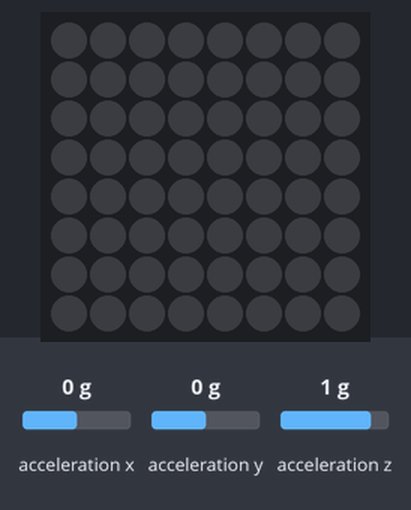
The program below on a simulated Raspberry Pi (BCM pin numbers) with a Sense HAT. Shown: the Sense HAT's 8×8 RGB LED matrix. Inputs (shaded band) come from the test bench; at power-on: acceleration x 0 g, acceleration y 0 g, acceleration z 1 g.

Above: at 1.2 s.
1.3 s: acceleration x set to -0.2 g
2.8 s: acceleration x set to -0.5 g
At 3.2 s:
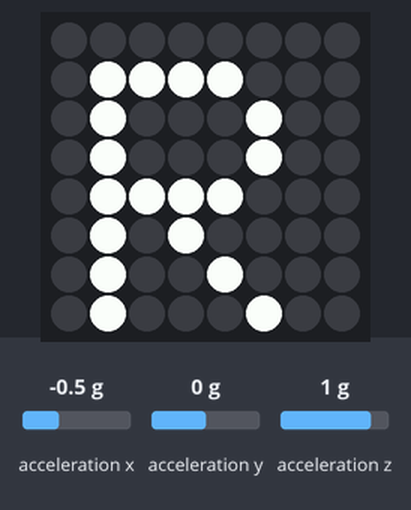
4.3 s: acceleration x set to 0.8 g
At 5.5 s:
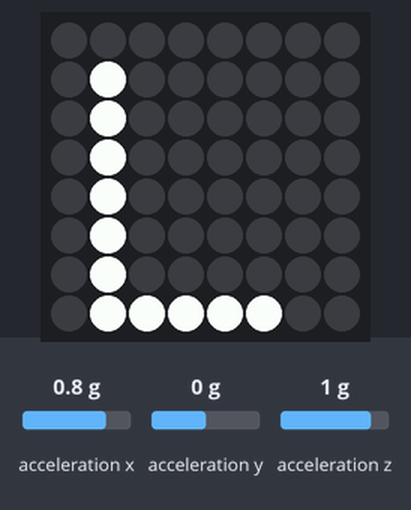
5.8 s: acceleration x set to -1.4 g
At 6.7 s:
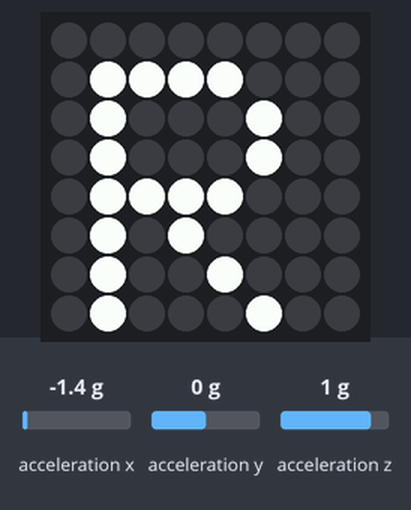
Timing chart, 0 to 8.3 s (numbered marks = the images above; inputs shaded):
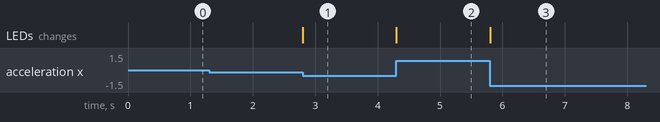

The program:

p01_tilt.py
```python
# p01 · 기울이면 화살표 (움직임 센서)
from sense_hat import SenseHat   # SenseHAT 도구 상자 가져오기
sense = SenseHat()               # 내 SenseHAT을 sense라고 부르기
sense.set_rotation(180)          # 화면 180도 돌리기 (케이스에 거꾸로 꽂힘)
sense.clear()                    # 화면 지우기 (켜진 LED 끄기)

while True:
    x = sense.get_accelerometer_raw()["x"]   # 좌우 기울기 (-1 ~ 1)
    if x < -0.3:                 # 오른쪽으로 기울이면 (케이스 때문에 음수)
        sense.show_letter("R")
    elif x > 0.3:                # 왼쪽으로 기울이면
        sense.show_letter("L")
    else:                        # 거의 평평하면
        sense.clear()
```

Measured:
- the behaviour switches between -0.3 and -0.4 g on acceleration x (found by bisection; images 0 and 1)
- after the input at 1.3 s, every drawn part: stays the same
- after the input at 2.8 s, the LEDs: change at once (image 1)
- after the input at 4.3 s, the LEDs: change at once (image 2)
- after the input at 5.8 s, the LEDs: change at once (image 3)
